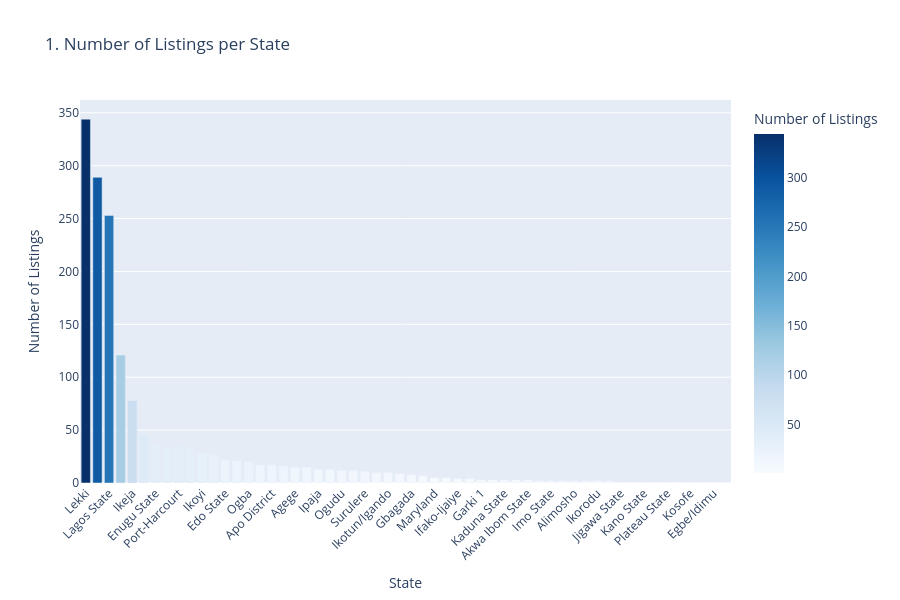

This figure's notebook cell:
### Code cell
# ==========================================
# 1. Bar Chart: Number of listings per state
# ==========================================
state_counts = df['Region Parent Name'].value_counts().reset_index()
state_counts.columns = ['State', 'Number_of_Listings']

fig1 = px.bar(state_counts, 
              x='State', 
              y='Number_of_Listings',
              title='1. Number of Listings per State',
              labels={'State': 'State', 'Number_of_Listings': 'Number of Listings'},
              color='Number_of_Listings',
              color_continuous_scale='Blues')
fig1.update_layout(xaxis_tickangle=-45, height=600)
fig1.show()

### Figure 1 — Plotly figure (JSON) as saved in the notebook; plotly's stock layout.template omitted (floating-point values rounded to 4 significant figures)
{"data": [{"hovertemplate": "State=%{x}<br>Number of Listings=%{marker.color}<extra></extra>", "legendgroup": "", "marker": {"color": [344, 289, 253, 121, 78, 46, 36, 35, 35, 32, 28, 27, 22, 21, 20, 17, 17, 16, 15, 15, 13, 13, 12, 12, 11, 10, 10, 9, 8, 7, 5, 5, 4, 4, 3, 3, 3, 3, 3, 2, 2, 2, 2, 2, 2, 2, 1, 1, 1, 1, 1, 1, 1, 1, 1, 1], "coloraxis": "coloraxis", "pattern": {"shape": ""}}, "name": "", "orientation": "v", "showlegend": false, "textposition": "auto", "type": "bar", "x": ["Lekki", "Abuja (Fct)", "Lagos State", "Ajah", "Ikeja", "Rivers State", "Enugu State", "Gwarinpa", "Port-Harcourt", "Ibadan", "Ikoyi", "Katampe", "Edo State", "Ojodu", "Ogba", "Victoria Island", "Apo District", "Magodo", "Agege", "Ibeju", "Ipaja", "Delta State", "Ogudu", "Lugbe District", "Surulere", "Isolo", "Ikotun/Igando", "Oyo State", "Gbagada", "Amuwo-Odofin", "Maryland", "Yaba", "Ifako-Ijaiye", "Ogun State", "Garki 1", "Jiwa", "Kaduna State", "Gwagwa", "Akwa Ibom State", "Wuse", "Imo State", "Egbeda", "Alimosho", "Lagos Island (Eko)", "Ikorodu", "Bwari", "Jigawa State", "Ojo", "Kano State", "Kwara State", "Plateau State", "Ejigbo", "Kosofe", "Ondo State", "Egbe/Idimu", "Shomolu"], "xaxis": "x", "y": [344, 289, 253, 121, 78, 46, 36, 35, 35, 32, 28, 27, 22, 21, 20, 17, 17, 16, 15, 15, 13, 13, 12, 12, 11, 10, 10, 9, 8, 7, 5, 5, 4, 4, 3, 3, 3, 3, 3, 2, 2, 2, 2, 2, 2, 2, 1, 1, 1, 1, 1, 1, 1, 1, 1, 1], "yaxis": "y"}], "layout": {"barmode": "relative", "coloraxis": {"autocolorscale": false, "colorbar": {"title": {"text": "Number of Listings"}}, "colorscale": [[0, "rgb(247,251,255)"], [0.125, "rgb(222,235,247)"], [0.25, "rgb(198,219,239)"], [0.375, "rgb(158,202,225)"], [0.5, "rgb(107,174,214)"], [0.625, "rgb(66,146,198)"], [0.75, "rgb(33,113,181)"], [0.875, "rgb(8,81,156)"], [1, "rgb(8,48,107)"]]}, "height": 600, "legend": {"tracegroupgap": 0}, "title": {"text": "1. Number of Listings per State"}, "xaxis": {"anchor": "y", "domain": [0, 1], "tickangle": -45, "title": {"text": "State"}}, "yaxis": {"anchor": "x", "domain": [0, 1], "title": {"text": "Number of Listings"}}}}
